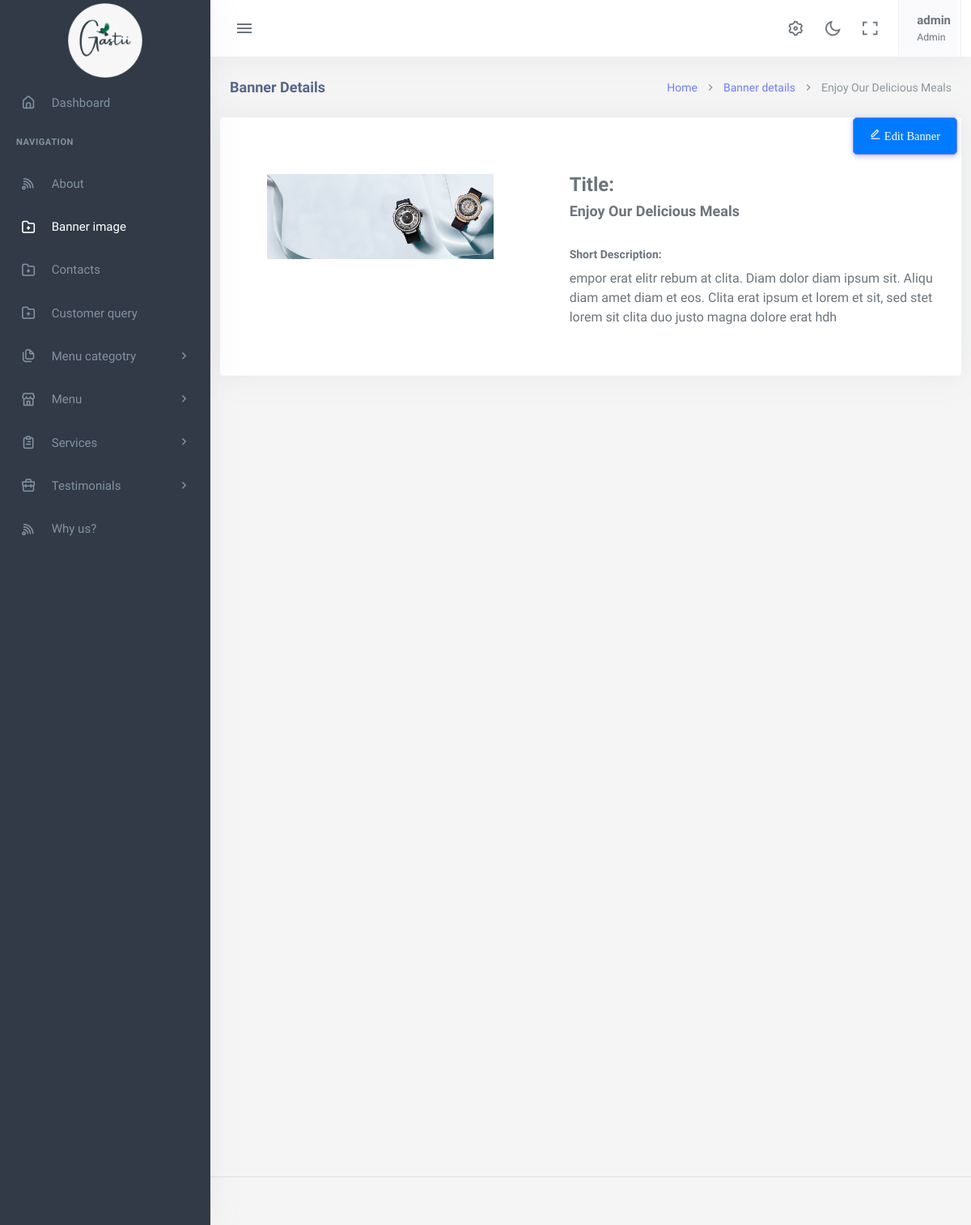
The page /banner/1/ (signed in) on the database its author committed.
### app/models.py (models this page shows, shortened)
class BannarImage(models.Model):
    title = models.CharField(max_length=150)
    short_discriptions = models.TextField(max_length=250)
    image= models.ImageField(upload_to='bannarimage/')
    class Meta:
        ordering = ['-id',]

### app/views.py (the view)
# urls.py: path('banner/<int:pk>/', BannarImageDetailView.as_view(), name='banner-detail'),
@method_decorator([login_required(login_url='login'), superadmin_required], name='dispatch')
class BannarImageDetailView(View):
    def get(self, request, pk):
        banner_image = BannarImage.objects.get(pk=pk)
        form = BannerForm(instance=banner_image)
        context = {'banner_image': banner_image, 'form': form, 'edit_mode': False}
        return render(request,'app/banner_detail.html', context)

### app/templates/app/banner_detail.html (shortened to what this page needs)
{% extends 'app/base.html' %}
        {%load static %}
        {% block content %}
            <div class="content-page">
                <div class="content">
                    <div class="container-fluid">
                        <div class="row">
                            <div class="col-12">
                                <div class="page-title-box">
                                    <div class="page-title-right">
                                        <ol class="breadcrumb m-0">
                                            <li class="breadcrumb-item"><a href="{%url 'index'%}">Home</a></li>
                                            <li class="breadcrumb-item"><a href="{% url 'banner-detail' pk=1 %}">Banner details</a></li>
                                            <li class="breadcrumb-item active">{{ banner_image.title }}</li>
                                        </ol>
                                    </div>
                                    <h4 class="page-title">Banner Details</h4>
                                </div>
                            </div>
                        </div>
                    </div>
                    <div class="card">
                        <div style="text-align: right;">
                            <a href="{% url 'banner-edit' pk=1 %}">
                            <button class="btn btn-primary" style="text-align: right;">
                            <i class="ri-edit-line"> Edit Banner</i></button></a>
                        </div>
                        <div class="card-body">
                            <div class="row">
                                <div class="col-lg-5">
                                    <a href="javascript: void(0);" class="text-center d-block mb-4">
                                        <img src="{{ form.instance.image.url }}" class="img-fluid" style="max-width: 280px;" alt="Banner Image">
                                    </a>
                                </div>
                                <div class="col-lg-7">
                                    <form method="post" enctype="multipart/form-data" class="ps-lg-4">
                                        <div class="mt-0">
                                        <h3 class="mt-0">Title:</h3>
                                        <h4 class="mt-0">{{ form.instance.title }}</h4>
                                        <div>
                                        <div class="mt-4">
                                            <h6 class="font-14">Short Description:</h6>
                                            <p>{{ form.instance.short_discriptions }}</p>
                                        </div>
                                    </form>
                                </div>
                            </div>
                        </div>
                    </div>
                </div>
            </div>
            </div>
        {% endblock %}

### app/templates/app/base.html (shortened to what this page needs)
{% load static %}
<!DOCTYPE html>
<html lang="en">
    <head>
        <link rel="stylesheet" href="{% static 'app/assets/vendor/jquery-toast-plugin/jquery.toast.min.css'%}">
        <link href="{% static 'app/assets/css/app-saas.min.css'%}" rel="stylesheet" type="text/css" id="app-style" />
        <link href="{% static 'app/assets/css/icons.min.css'%}" rel="stylesheet" type="text/css" />
        <link href="{% static 'app/assets/vendor/bootstrap-datepicker/css/bootstrap-datepicker.min.css'%}" rel="stylesheet" type="text/css" />
        <link href="{% static 'app/assets/vendor/select2/css/select2.min.css'%}" rel="stylesheet" type="text/css" />
        <link href="{% static 'app/assets/vendor/datatables.net-bs5/css/dataTables.bootstrap5.min.css'%}" rel="stylesheet" type="text/css" />
        <link href="{% static 'app/assets/vendor/datatables.net-responsive-bs5/css/responsive.bootstrap5.min.css'%}" rel="stylesheet" type="text/css" />
        <link href="{% static 'app/assets/css/app-saas.min.css'%}" rel="stylesheet" type="text/css" id="app-style" />
        <link href="{% static 'app/assets/css/icons.min.css'%}" rel="stylesheet" type="text/css" />
        <link href="{% static 'app/assets/vendor/quill/quill.core.css' %}" rel="stylesheet" type="text/css" />
        <link href="{% static 'app/assets/vendor/quill/quill.snow.css' %}" rel="stylesheet" type="text/css" />
        <link href="{% static 'app/assets/vendor/datatables.net-buttons-bs5/css/buttons.bootstrap5.min.css' %}" rel="stylesheet" type="text/css" />
        <link href="{% static 'app/assets/vendor/datatables.net-bs5/css/dataTables.bootstrap5.min.css'%}" rel="stylesheet" type="text/css" />
        <link href="{% static 'app/assets/vendor/datatables.net-responsive-bs5/css/responsive.bootstrap5.min.css'%}" rel="stylesheet" type="text/css" />
        <link href="{% static 'app/assets/vendor/datatables.net-fixedcolumns-bs5/css/fixedColumns.bootstrap5.min.css'%}" rel="stylesheet" type="text/css" />
        <link href="{% static 'app/assets/vendor/datatables.net-fixedheader-bs5/css/fixedHeader.bootstrap5.min.css'%}" rel="stylesheet" type="text/css" />
        <link href="{% static 'app/assets/vendor/datatables.net-buttons-bs5/css/buttons.bootstrap5.min.css'%}" rel="stylesheet" type="text/css" />
        <link href="{% static 'app/assets/vendor/datatables.net-select-bs5/css/select.bootstrap5.min.css'%}" rel="stylesheet" type="text/css" />
        <link href="{% static 'app/assets/css/app-saas.min.css'%}" rel="stylesheet" type="text/css" id="app-style" />
        <link href="{% static 'app/assets/css/icons.min.css'%}" rel="stylesheet" type="text/css" />
        <link href="{% static 'app/assets/vendor/simplemde/simplemde.min.css'%}" rel="stylesheet" type="text/css" />
    </head>
    <link rel="stylesheet" href="https://maxcdn.bootstrapcdn.com/font-awesome/4.7.0/css/font-awesome.min.css">
    <body>
        <div class="wrapper">
            <div class="navbar-custom">
                <div class="topbar container-fluid">
                    <div class="d-flex align-items-center gap-lg-2 gap-1">
                        <button class="button-toggle-menu">
                            <i class="mdi mdi-menu"></i>
                        </button>
                    </div>
                    <ul class="topbar-menu d-flex align-items-center gap-3">
                        <li class="d-none d-sm-inline-block">
                            <a class="nav-link" data-bs-toggle="offcanvas" href="#theme-settings-offcanvas">
                                <i class="ri-settings-3-line font-22"></i>
                            </a>
                        </li>
                        <li class="d-none d-sm-inline-block">
                            <div class="nav-link" id="light-dark-mode" data-bs-toggle="tooltip" data-bs-placement="left" title="Theme Mode">
                                <i class="ri-moon-line font-22"></i>
                            </div>
                        </li>
                        <li class="d-none d-md-inline-block">
                            <a class="nav-link" href="#" data-toggle="fullscreen">
                                <i class="ri-fullscreen-line font-22"></i>
                            </a>
                        </li>
                        <li class="dropdown">
                            <a class="nav-link dropdown-toggle arrow-none nav-user px-2" data-bs-toggle="dropdown" href="#" role="button" aria-haspopup="false" aria-expanded="false">
                                <span class="d-lg-flex flex-column gap-1 d-none">
                                    <h5 class="my-0"> {{request.user.username}}</h5>
                                    <h6 class="my-0 fw-normal">Admin</h6>
                                </span>
                            </a>
                        </li>
                    </ul>
                </div>
            </div>
            <div class="leftside-menu">
                <a href="#" class="logo logo-light">
                    <span class="logo-lg">
                        <img src="{% static 'app/assets/images/logo.png'%}" alt="logo" style="height: 100px;">
                    </span>
                </a>
                <div class="h-100" id="leftside-menu-container" data-simplebar>
                    <ul class="side-nav">
                        <li class="side-nav-item">
                            <a href="{%url 'index'%}" class="side-nav-link">
                                <i class="uil-home-alt"></i>
                                <span> Dashboard </span>
                            </a>
                        </li>
                        <li class="side-nav-title">Navigation</li>
                        <li class="side-nav-item">
                            <a href="{% url 'about-detail' pk=1 %}" class="side-nav-link">
                                <i class="uil-rss"></i>
                                <span> About </span>
                            </a>
                        </li>
                        <li class="side-nav-item">
                            <a href="{% url 'banner-detail' pk=1 %}" class="side-nav-link">
                                <i class="uil-folder-plus"></i>
                                <span>Banner image </span>
                            </a>
                        </li>
                        <li class="side-nav-item">
                            <a href="{% url 'contact-detail' pk=1 %}" class="side-nav-link">
                                <i class="uil-folder-plus"></i>
                                <span>Contacts</span>
                            </a>
                        </li>
                        <li class="side-nav-item">
                            <a href="{% url 'customer-query-list'%}" class="side-nav-link">
                                <i class="uil-folder-plus"></i>
                                <span>Customer query</span>
                            </a>
                        </li>
                        <li class="side-nav-item">
                            <a data-bs-toggle="collapse" href="#sidebarPages" aria-expanded="false" aria-controls="sidebarPages" class="side-nav-link">
                                <i class="uil-copy-alt"></i>
                                <span> Menu categotry</span>
                                <span class="menu-arrow"></span>
                            </a>
                        </li>
                        <li class="side-nav-item">
                            <a data-bs-toggle="collapse" href="#sidebarEcommerce" aria-expanded="false" aria-controls="sidebarEcommerce" class="side-nav-link">
                                <i class="uil-store"></i>
                                <span>Menu</span>
                                <span class="menu-arrow"></span>
                            </a>
                        </li>
                        <li class="side-nav-item">
                            <a data-bs-toggle="collapse" href="#sidebarTasks" aria-expanded="false" aria-controls="sidebarTasks" class="side-nav-link">
                                <i class="uil-clipboard-alt"></i>
                                <span> Services</span>
                                <span class="menu-arrow"></span>
                            </a>
                        </li>
                        <li class="side-nav-item">
                            <a data-bs-toggle="collapse" href="#sidebarProjects" aria-expanded="false" aria-controls="sidebarProjects" class="side-nav-link">
                                <i class="uil-briefcase"></i>
                                <span> Testimonials </span>
                                <span class="menu-arrow"></span>
                            </a>
                        </li>
                        <li class="side-nav-item">
                            <a href="{%url 'why_us-detail' pk=1%}" class="side-nav-link">
                                <i class="uil-rss"></i>
                                <span> Why us? </span>
                            </a>
                        </li>
                    </ul>
                </div>
            </div>
  {% block content %}
  {% endblock  %}
        <footer class="footer">
            <div class="container-fluid">
                <div class="row">
                    <div class="col-md-6">
                    </div>
                    <div class="col-md-6">
                    </div>
                </div>
            </div>
        </footer>
        </body>
    </html>

### app/templates/app/base.html (style rules this page uses)
h3 { font-size: 24px; margin-bottom: 10px; }
p { font-size: 16px; margin-bottom: 20px; }
.btn { margin: 0 5px; padding: 10px 20px; border-radius: 5px; cursor: pointer; }
.btn-primary { background-color: #007bff; color: #fff; }

### rows shown on the page
BannarImage: title "Enjoy Our Delicious Meals", instance.image (picture), instance "Enjoy Our Delicious Meals", instance.short_discriptions "empor erat elitr rebum at clita. Diam dolor diam ipsum sit. Aliqu diam amet diam et eos. Clita erat ipsum et lorem et sit, sed stet lorem sit clita duo justo magna dolore erat hdh"

### other values the page prints
{{ request.user.username }} "admin"
